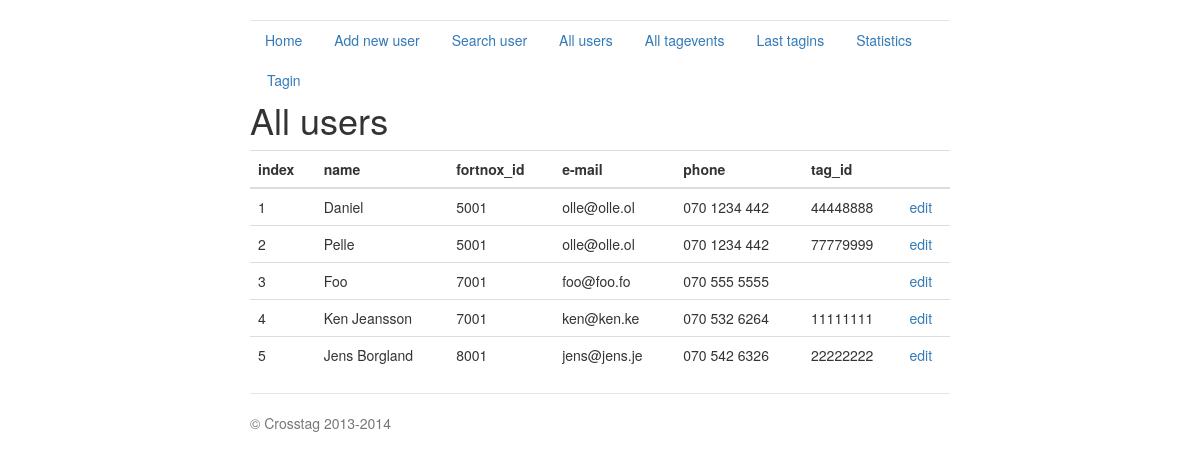
The app's page /all_users, older data.
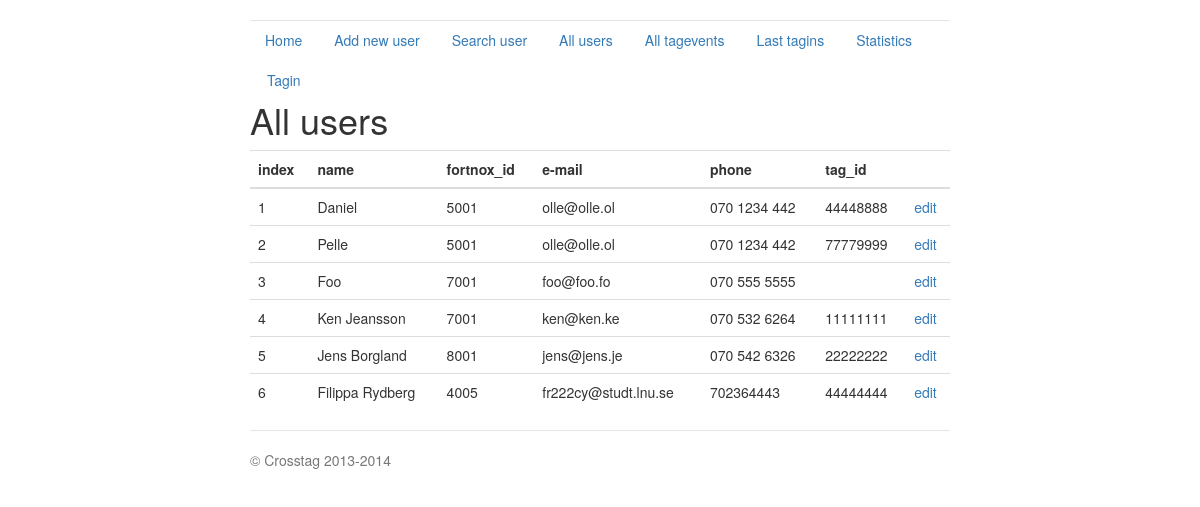
The same page, newer data.
### crosstag_server.py (models this page shows, shortened)
class User(db.Model):
    index = db.Column(db.Integer, primary_key=True)
    fortnox_id = db.Column(db.Integer)
    name = db.Column(db.String(80))
    email = db.Column(db.String(120))
    phone = db.Column(db.Integer)
    tag_id = db.Column(db.String(12))
    gender = db.Column(db.String(10))
    birth_date = db.Column(db.Date)
    expiry_date = db.Column(db.Date)
    create_date = db.Column(db.Date)
    def dict(self):
        return {'index': self.index, 'name': self.name,
                'email': self.email, 'tag_id': self.tag_id,
                'phone': self.phone, 'fortnox_id': self.fortnox_id,
                'expiry_date': str(self.expiry_date),
                'create_date': str(self.create_date),
                'birth_date': str(self.birth_date),
                'gender': self.gender}

### crosstag_server.py (the view)
@app.route('/all_users', methods=['GET'])
def all_users():
    ret = []
    users = User.query.all()
    for hit in users:
        js = hit.dict()
        ret.append(js)
    return render_template('all_users.html',
                           title='All Users',
                           hits=ret)

### templates/all_users.html (shortened to what this page needs)
{% extends "base.html" %}
{% block content %}
<h1>All users</h1>
{% if hits %}
	<table class="table table-hover">
	<tbody>
		<thead>
			<tr>
				<th>index</th> <th>name</th> <th>fortnox_id</th> <th>e-mail</th> <th>phone</th> <th>tag_id</th> <th></th>
			</tr>
		</thead>
				{% for hit in hits %}
				<tr>
					<td>{{hit.index}}</td> <td>{{hit.name}}</td> <td>{{hit.fortnox_id}}</td> <td>{{hit.email}}</td> <td>{{hit.phone}}</td> <td>{{hit.tag_id}}</td> <td><a href='/edit_user/{{hit.index}}'>edit</a> </td>
				</tr>
				{% endfor %}
	</tbody>
	</table>
{% endif %}
{% endblock %}

Row changes from the older to the newer data that the page shows:
added User: index "6", name "Filippa Rydberg", fortnox_id "4005", email "fr222cy@studt.lnu.se", phone "702364443", tag_id "44444444"
